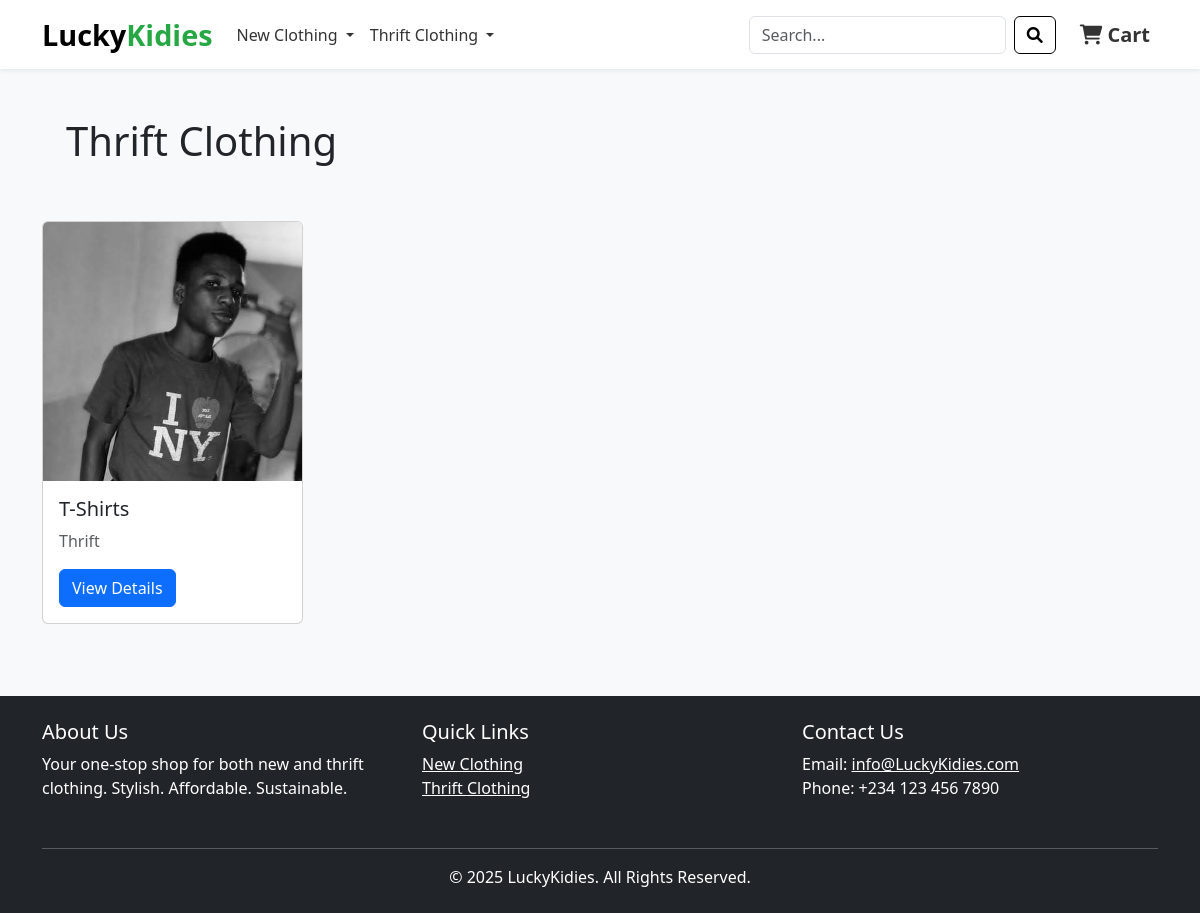
The page /thrift-clothing/ on the database as committed earlier.
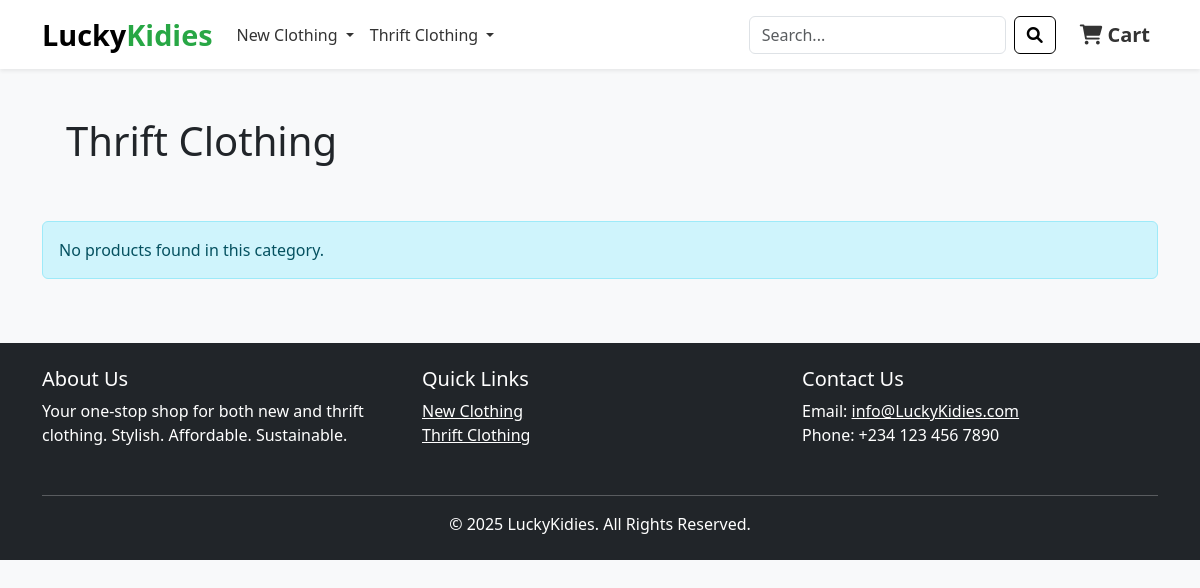
The same page on the database as committed later.
### store/models.py (models this page shows, shortened)
class Product(models.Model):
    CONDITION_CHOICES = [
        ('new', 'New'),
        ('thrift', 'Thrift'),
    ]
    name = models.CharField(max_length=200, unique=True)
    slug = models.SlugField(max_length=200, unique=True)
    description = models.TextField(max_length=500, blank=True)
    image = models.ImageField(upload_to='photos/products')
    stock = models.IntegerField()
    condition = models.CharField(max_length=6, choices=CONDITION_CHOICES, default='new')
    is_available = models.BooleanField(default=True)
    category = models.ForeignKey(Category, on_delete=models.CASCADE)
    created_date = models.DateTimeField(auto_now_add=True)
    modified_date = models.DateTimeField(auto_now=True)
    colors = models.ManyToManyField(Color, blank=True)
    sizes = models.ManyToManyField(Size, blank=True)
    def get_url(self):
        return reverse('product_detail', args=[self.category.slug, self.slug])

### store/views.py (the view)
# urls.py: path('thrift-clothing/', views.thrift_clothing, name='thrift_clothing'),
def thrift_clothing(request):
    products = Product.objects.filter(condition='thrift', is_available=True)
    context = {
        'products': products,
        'title': 'Thrift Clothing'
    }
    return render(request, 'store/product_list.html', context)

### store/cart.py (called while the page is built)
def get_cart(request):
    cart_id = request.session.get('cart_id')
    if cart_id:
        try:
            cart = Cart.objects.get(id=cart_id)
        except Cart.DoesNotExist:
            cart = create_cart(request)
    else:
        cart = create_cart(request)
    return cart

def create_cart(request):
    cart = Cart.objects.create(
        user=request.user if request.user.is_authenticated else None,
        session_id=request.session.session_key
    )
    request.session['cart_id'] = cart.id
    return cart

def get_cart_items_count(request):
    cart = get_cart(request)
    items = cart.items.all()
    total_quantity = sum(item.quantity for item in items)
    return total_quantity

### store/context_processors.py (called while the page is built)
def cart_items_count(request):
    return {
        'cart_items_count': get_cart_items_count(request)
    }

def category_context(request):
    new_categories = Category.objects.filter(category_type="new")
    thrift_categories = Category.objects.filter(category_type="thrift")
    return {
        'new_categories': new_categories,
        'thrift_categories': thrift_categories
    }

### templates/store/product_list.html (shortened to what this page needs)
{% extends 'base.html' %}
{% block content %}
<div class="bg-light p-4 rounded-lg mb-4">
    <h1>
        {% if category %}
            {{ category.name }}
        {% else %}
            {{ title }}
        {% endif %}
    </h1>
</div>
<div class="row">
    {% if products %}
        {% for product in products %}
        <div class="col-md-3 mb-4">
            <div class="card h-100">
                {% if product.image %}
                <img src="{{ product.image.url }}" class="card-img-top" alt="{{ product.name }}">
                {% endif %}
                <div class="card-body">
                    <h5 class="card-title">{{ product.name }}</h5>
                    <p class="card-text text-muted">{{ product.condition|title }}</p>
                    <a href="{{ product.get_url }}" class="btn btn-primary">View Details</a>
                </div>
            </div>
        </div>
        {% endfor %}
    {% else %}
        <div class="col-12">
            <div class="alert alert-info">
                No products found in this category.
            </div>
        </div>
    {% endif %}
</div>
{% endblock %}

Rows that differ between the two databases and show on the page:
removed Product: image (picture), name "T-Shirts", condition "Thrift"
Other text that changed with them:
text now shown: "No products found in this category."
